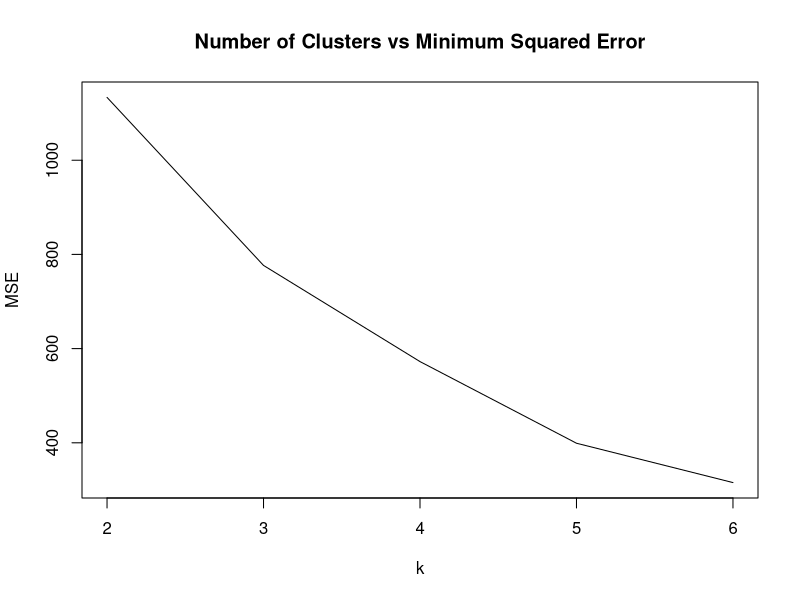

Here is the R script that generated this plot:

# Loading Data
data<-read.csv("Training_Dataset.csv",header=TRUE)

# Creating model for K means with 2 clusters
kmeans_2<-kmeans(data[,-4],2)

# Creating model for K means with 3 clusters

kmeans_3<-kmeans(data[,-4],3)

# Creating model for K means with 4 clusters

kmeans_4<-kmeans(data[,-4],4)

# Creating model for K means with 5 clusters

kmeans_5<-kmeans(data[,-4],5)

# Creating model for K means with 6 clusters

kmeans_6<-kmeans(data[,-4],6)

# Computing total sum of squares cluster for k=2 :
total_ss_2<- kmeans_2$tot.withinss

# Computing total sum of squares cluster for k=3 :
total_ss_3<- kmeans_3$tot.withinss

# Computing total sum of squares cluster for k=4 :
total_ss_4<- kmeans_4$tot.withinss
  

# Computing total sum of squares cluster for k=5 :
total_ss_5<- kmeans_5$tot.withinss

# Computing total sum of squares cluster for k=6 :
total_ss_6<- kmeans_6$tot.withinss


total_ss<-c(total_ss_2,total_ss_3,total_ss_4,total_ss_5,total_ss_6)

k_values<-c(2,3,4,5,6)

#Plotting graph for this :

plot(k_values,total_ss,xlab="k",ylab="MSE",type="l",main="Number of Clusters vs Minimum Squared Error")

# From the graph, as per this data,elbow is created at k=3, so we will take 3 clusters in this case

# Class output for each sample with k=3 in K Means

predicted<-kmeans_3$cluster

actual<-data[4]

cm_kmeans_3<-table(predicted, unlist(actual))

print(cm_kmeans_3)